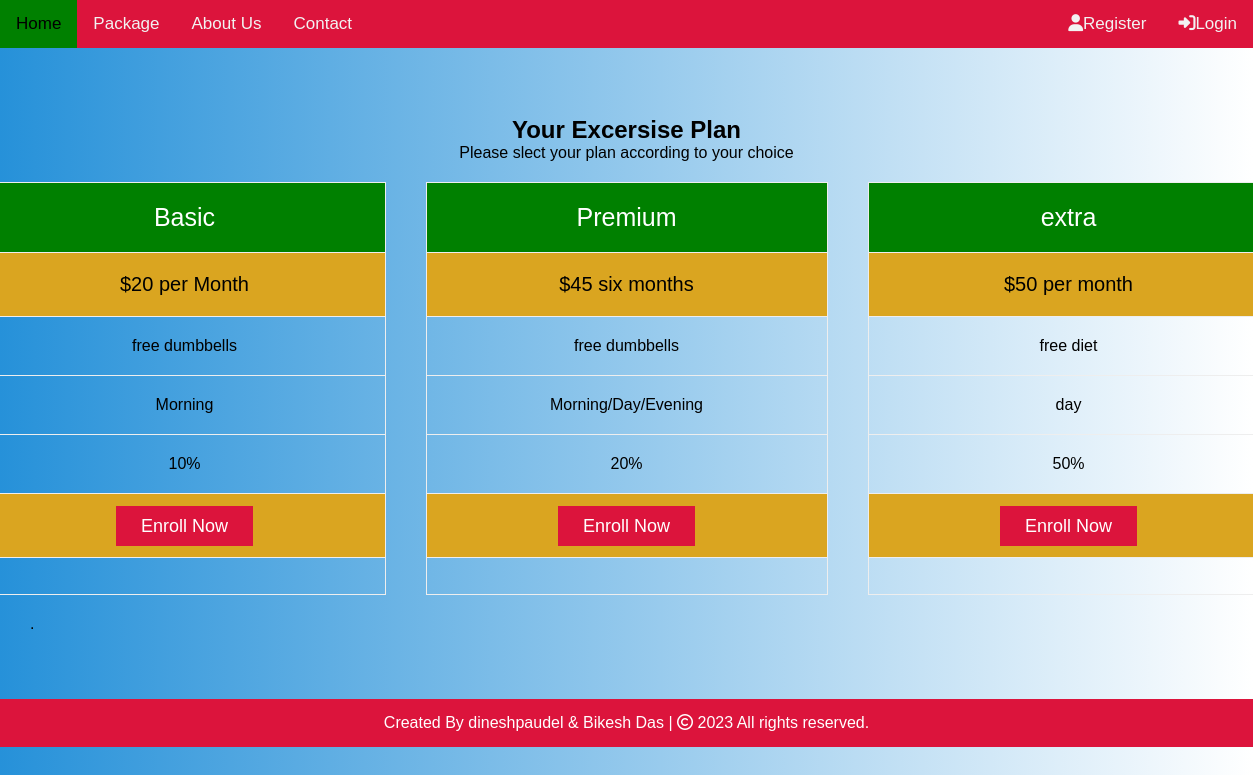
The page /package.php on the database as committed earlier.
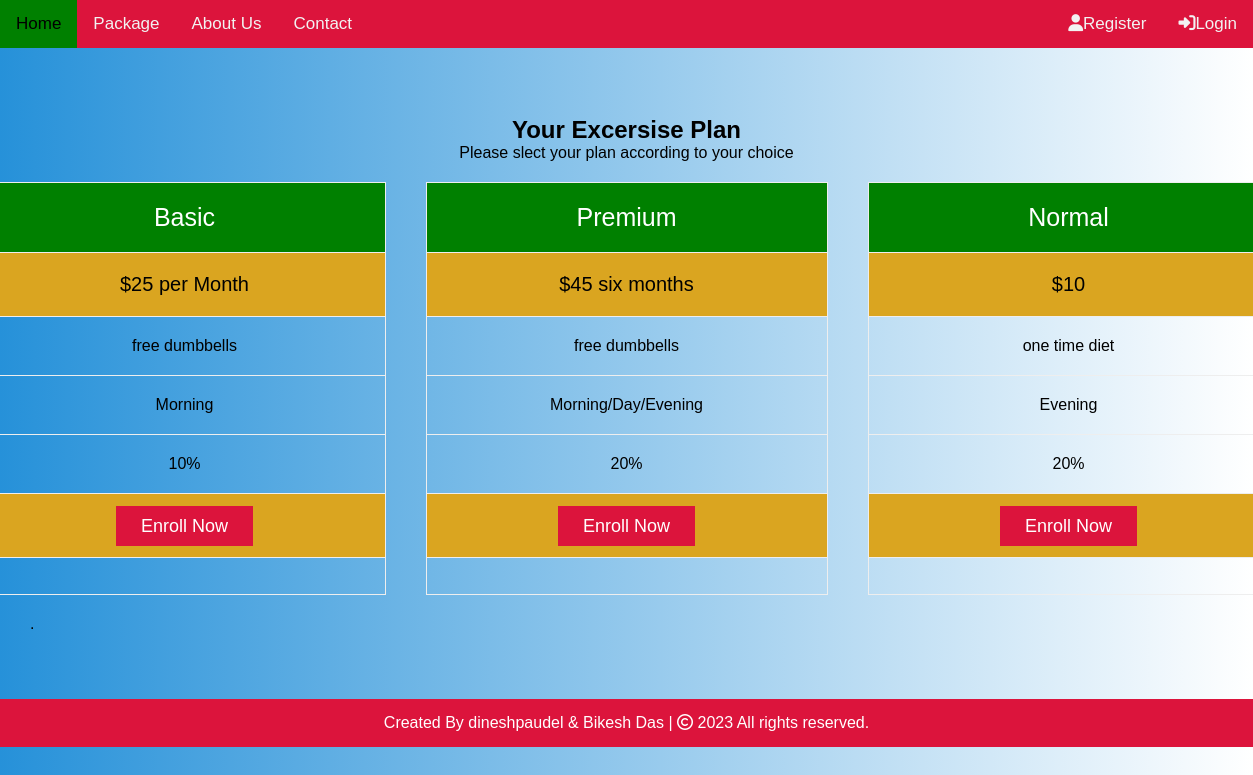
The same page on the database as committed later.
### tables this page shows
CREATE TABLE `package` (
  `id` int(11) NOT NULL,
  `plan` varchar(100) NOT NULL,
  `cost` varchar(100) NOT NULL,
  `offers` varchar(100) NOT NULL,
  `shift` varchar(100) NOT NULL,
  `discount` varchar(100) NOT NULL
);

### package.php (the view, shortened to what this page needs)
<?php
include('nav.php');
?>
<?php
$packages = [];
try {
    $conn = new mysqli('localhost', 'root', '', 'gym');
    $sql = "select * from package";
    $res = $conn->query($sql);
    if ($res->num_rows > 0) {
        while ($a = $res->fetch_assoc()) {
            array_push($packages, $a);
        }
    } else {
        die("data not found");
    }
} catch (Exception $e) {
    die('Database  Error : ' . $e->getMessage());
}
?>
<!DOCTYPE html>
<html lang="en">
<head>
</head>
<body>
    <div class="mrg">
        <?php
        if (isset($_SESSION["username"]) && !empty($_SESSION['username'])) {
        ?>
            <h2 style="text-align:center">Your Excersise Plan</h2>
            <p style="text-align:center">Please slect your plan according to your choice </p>
            <div class="columns">
                <?php for ($i = 0; $i < count($packages); $i++) { ?>
                    <ul class="price">
                        <li class="header" style="background-color:green"><?php echo $packages[$i]['plan'] ?></li>
                        <li class="grey"><?php echo $packages[$i]['cost'] ?></li>
                        <li><?php echo $packages[$i]['offers'] ?></li>
                        <li><?php echo $packages[$i]['shift'] ?></li>
                        <li><?php echo $packages[$i]['discount'] ?></li>
                        <li class="grey"><a href="enrollment.php" class="button">Enroll Now</a></li> <br><br>
                    </ul>
                <?php } ?>
            </div>
            <p>.</p><br><br>
        <?php
        } else { ?>
            <h2 style="text-align:center">Your Excersise Plan</h2>
            <p style="text-align:center">Please slect your plan according to your choice </p>
            <div class="columns">
                <?php for ($i = 0; $i < count($packages); $i++) { ?>
                    <ul class="price">
                        <li class="header" style="background-color:green"><?php echo $packages[$i]['plan'] ?></li>
                        <li class="grey"><?php echo $packages[$i]['cost'] ?></li>
                        <li><?php echo $packages[$i]['offers'] ?></li>
                        <li><?php echo $packages[$i]['shift'] ?></li>
                        <li><?php echo $packages[$i]['discount'] ?></li>
                        <li class="grey"><a href="customer_login.php" class="button">Enroll Now</a></li> <br><br>
                    </ul>
                <?php } ?>
            </div>
            <p>.</p><br><br>
        <?php } ?>
    </div>
    <?php
    include('footer.php');
    ?>
</body>
</html>

### nav.php (shortened to what this page needs)
<!DOCTYPE html>
<html lang="en">
<head>
  <link rel="stylesheet" href="style.css">
</head>
<body>
  <?php
  if (isset($_SESSION["trainername"]) && !empty($_SESSION['trainername'])) {
  ?>
    <div class="topnav">
      <a href="f.php">Home</a>
      <a href="about.php">About Us</a>
      <a href="contact.php">Contact</a>
    <?php
  } else {
    ?>
      <div class="topnav">
        <a href="f.php">Home</a>
        <a href="package.php">Package</a>
        <a href="about.php">About Us</a>
        <a href="contact.php">Contact</a>
      <?php } ?>
      <div class="user">
        <?php
        if (isset($_SESSION["username"]) && !empty($_SESSION['username'])) {
        ?>
          <a href="diettable.php" onclick="openForm()"><i class="fa-solid fa-envelope"></i></a>
          <a href="bmi.php" onclick="openForm()"><i class="fa-solid fa-chart-simple"></i> My BMI</a>
          <a href="user_profile.php" onclick="openForm()"><i class="fa-solid fa-user"></i> My Profile</a>
          <a href="logout.php"><i class="fa-solid fa-right-to-bracket"></i>Logout</a>
        <?php
        } else { ?>
          <a href="customer_register.php"><i class="fa-solid fa-user"></i><label for="">Register</a>
          <a href="how_to_login.php"></label> <i class="fa-solid fa-right-to-bracket"></i><label for="">Login</a>
        <?php } ?>
      </div>
      </div>
</body>
</html>

### footer.php (shortened to what this page needs)
<!DOCTYPE html>
<html lang="en">
<head>
</head>
<body>
    <div class="myfooter">
        <footer>
            <div class="myspan">
                <span>Created By <a href="https://www.dineshpaudel1.com.np">dineshpaudel & Bikesh Das</a> | <span class="far fa-copyright"></span> 2023 All rights reserved.</span>
            </div>
        </footer>
    </div>
</body>
</html>

### nav.php (style rules this page uses)
* { margin: 0; padding: 0; box-sizing: border-box; }
body { margin: 0; font-family: Arial, Helvetica, sans-serif; }
.topnav { overflow: hidden; background-color: crimson; }
.topnav a { float: left; color: #f2f2f2; text-align: center; padding: 14px 16px; text-decoration: none; font-size: 17px; }
.topnav .user { float: right; color: #f2f2f2; text-align: center; text-decoration: none; font-size: 17px; }

### package.php (style rules this page uses)
* { box-sizing: border-box; }
.mrg { margin-top: 38px; padding: 30px; }
body { background: linear-gradient(to right, #2691d9, #ffffff); background-size: cover; background-position: center; background-repeat: no-repeat; background-attachment: fixed; }
.columns { display: flex; justify-content: center; width: 100%; }
.price { float: left; list-style-type: none; border: 1px solid #eee; margin: 0; padding: 0; -webkit-transition: 0.3s; transition: 0.3s; margin: 20px; }
.price .header { background-color: #2980b9, #8e44ad; color: white; font-size: 25px; }
.price li { border-bottom: 1px solid #eee; padding: 20px; width: 400px; text-align: center; }
.price .grey { background-color: goldenrod; font-size: 20px; }
.button { background-color: crimson; border: none; color: white; padding: 10px 25px; text-align: center; text-decoration: none; font-size: 18px; }

### footer.php (style rules this page uses)
.myfooter footer { background: crimson; padding: 15px 23px; color: #fff; text-align: center; }
.myfooter footer span { color: #fff; }
.myfooter span a { color: #fff; text-decoration: none; }

Rows that differ between the two databases and show on the page:
removed package: plan "extra", cost "$50 per month", offers "free diet", shift "day", discount "50%"
changed package "Basic": cost "$20 per Month" → "$25 per Month"
added package: plan "Normal", cost "$10", offers "one time diet", shift "Evening", discount "20%"
